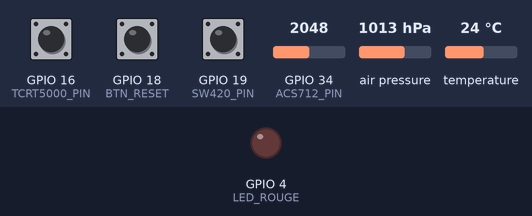
A sketch run on a simulated ESP32. Shown: output pins drawn as LEDs (lit = HIGH). The test bench sets the inputs (shaded band); at power-on: temperature 24 °C, GPIO 16 (TCRT5000_PIN) HIGH, GPIO 18 (BTN_RESET) HIGH, GPIO 19 (SW420_PIN) HIGH, GPIO 34 (ACS712_PIN) = 2048, air pressure 1013 hPa. WiFi joins after 1.5 s; servers stay silent unless stated; no MQTT or app messages arrive unless stated; what the sketch prints to the serial monitor is not drawn.

Above: at 4.2 s.
4.3 s: temperature set to 29.5 °C
7.1 s: temperature set to 30.6 °C
At 9.3 s:
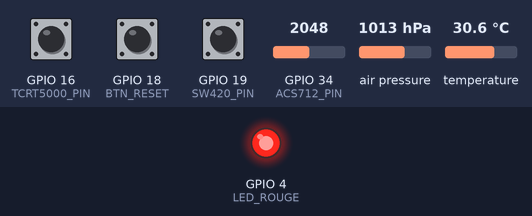
Timing chart, 0 to 10.8 s (numbered marks = the images above; inputs shaded):
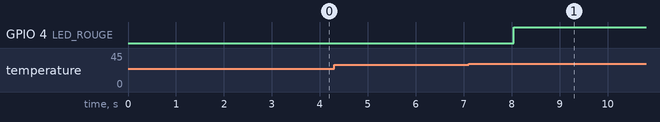

Measured:
- the behaviour switches between 30 and 30.1 °C on temperature (found by bisection; images 0 and 1)
- after the input at 4.3 s, every drawn part: stays the same
- after the input at 7.1 s, GPIO 4 (LED_ROUGE): LOW → HIGH after 0.95 s

The sketch:

memoire.ino
```cpp
#include <OneWire.h>
#include <DallasTemperature.h>
#include <WiFi.h>
#include <PubSubClient.h>
#include <Wire.h>
#include <Adafruit_BMP280.h>

// ==================== WiFi ====================
const char* ssid     = "TOPNET_74A0";
const char* password = "tr68m7z8n4";

// ==================== MQTT ====================
const char* mqtt_server = "broker.hivemq.com";
const int   mqtt_port   = 1883;
WiFiClient   espClient;
PubSubClient client(espClient);

// ==================== Brochages ====================
#define ONE_WIRE_BUS   5
#define LED_ROUGE      4
#define SW420_PIN     19
#define ACS712_PIN    34
#define TCRT5000_PIN  16
#define BTN_RESET     18

// ==================== Seuils modifiables ====================
float TEMP_MAX       = 30.0;
float CURRENT_MAX    = 7.8;    // Courant nominal de la machine (7.8A)
float PRESSION_MIN   = 950.0;
float PRESSION_MAX   = 1050.0;
float temp = 0;

unsigned long lastTempRead = 0;

const unsigned long TEMP_INTERVAL = 2000;
// ==================== Anti‑rebond comptage ====================
const unsigned long DEBOUNCE_PIECE = 200;

// ==================== Moyenne glissante courant ====================
const int NB_ECHANTILLONS = 10;
float historiqueCourant[NB_ECHANTILLONS];
int indexCourant = 0;

// ==================== Anti‑rebond vibration ====================
unsigned long lastVibrationTime = 0;
const unsigned long DEBOUNCE_VIBRATION = 50;

OneWire oneWire(ONE_WIRE_BUS);
DallasTemperature sensors(&oneWire);
Adafruit_BMP280 bmp;

float mVperAmp    = 185.0;
float offsetCourant = 0.0;

int compteurPieces = 0;
unsigned long lastDetection = 0;

// ==================== MQTT callback ====================
void callback(char* topic, byte* payload, unsigned int length) {
  String msg = "";
  for (unsigned int i = 0; i < length; i++) msg += (char)payload[i];

  if (String(topic) == "nadine/machine/reset") {
    compteurPieces = 0;
    Serial.println("🔁 Reset compteur via MQTT");
    client.publish("nadine/machine/pieces", "0");
  }

  if (String(topic) == "nadine/machine/set_temp_max") {
    TEMP_MAX = msg.toFloat();
    Serial.print("Nouveau TEMP_MAX : "); Serial.println(TEMP_MAX);
  }
  if (String(topic) == "nadine/machine/set_current_max") {
    CURRENT_MAX = msg.toFloat();
    Serial.print("Nouveau CURRENT_MAX : "); Serial.println(CURRENT_MAX);
  }
  if (String(topic) == "nadine/machine/set_pression_min") {
    PRESSION_MIN = msg.toFloat();
    Serial.print("Nouveau PRESSION_MIN : "); Serial.println(PRESSION_MIN);
  }
  if (String(topic) == "nadine/machine/set_pression_max") {
    PRESSION_MAX = msg.toFloat();
    Serial.print("Nouveau PRESSION_MAX : "); Serial.println(PRESSION_MAX);
  }
}

// ==================== Connexion MQTT ====================
void reconnect() {
  while (!client.connected()) {
    if (client.connect("ESP32_DERAY")) {
      Serial.println("MQTT connecté");
      client.subscribe("nadine/machine/reset");
      client.subscribe("nadine/machine/set_temp_max");
      client.subscribe("nadine/machine/set_current_max");
      client.subscribe("nadine/machine/set_pression_min");
      client.subscribe("nadine/machine/set_pression_max");
    } else {
      Serial.print(".");
      delay(2000);
    }
  }
}

// ==================== Setup ====================
void setup() {
  Serial.begin(115200);
  pinMode(LED_ROUGE, OUTPUT);
  pinMode(SW420_PIN, INPUT_PULLUP);
  pinMode(TCRT5000_PIN, INPUT);
  pinMode(BTN_RESET, INPUT_PULLUP);
  sensors.begin();

Serial.print("DS18B20 détectés : ");
Serial.println(sensors.getDeviceCount());

sensors.setWaitForConversion(false);
  // --- BMP280 I2C ---
  Wire.begin(21, 22);
  if (bmp.begin(0x76)) {
    Serial.println("BMP280 OK à 0x76");
    bmp.setSampling(Adafruit_BMP280::MODE_NORMAL,
                    Adafruit_BMP280::SAMPLING_X2,
                    Adafruit_BMP280::SAMPLING_X16,
                    Adafruit_BMP280::FILTER_X16,
                    Adafruit_BMP280::STANDBY_MS_500);
  } else {
    Serial.println("BMP280 non détecté !");
  }

  // WiFi
  WiFi.begin(ssid, password);
  while (WiFi.status() != WL_CONNECTED) {
    delay(500);
    Serial.print(".");
  }
  Serial.println("\nWiFi connecté");

  client.setServer(mqtt_server, mqtt_port);
  client.setCallback(callback);

  // Calibration courant
  Serial.println("Calibration du capteur de courant...");
  delay(1000);
  long somme = 0;
  for (int i = 0; i < 100; i++) {
    somme += analogRead(ACS712_PIN);
    delay(5);
  }
  float moyenne = somme / 100.0;
  float tensionZero = (moyenne / 4095.0) * 3300.0;
  offsetCourant = tensionZero / mVperAmp;
  Serial.print("Offset courant : "); Serial.println(offsetCourant, 3);
}

// ==================== Lecture courant ====================
float lireCourant() {
  int raw = analogRead(ACS712_PIN);
  float tension = (raw / 4095.0) * 3300.0;
  float courant = (tension / mVperAmp) - offsetCourant;
  if (courant < 0) courant = 0;
  return courant;
}

float lireCourantLisse() {
  historiqueCourant[indexCourant] = lireCourant();
  indexCourant = (indexCourant + 1) % NB_ECHANTILLONS;
  float somme = 0;
  for (int i = 0; i < NB_ECHANTILLONS; i++) somme += historiqueCourant[i];
  return somme / NB_ECHANTILLONS;
}

// ==================== Loop ====================
void loop() {
  if (!client.connected()) reconnect();
  client.loop();

 if (millis() - lastTempRead >= TEMP_INTERVAL) {

  lastTempRead = millis();

  sensors.requestTemperatures();

  delay(750);

  float nouvelleTemp = sensors.getTempCByIndex(0);

  if (nouvelleTemp != DEVICE_DISCONNECTED_C) {

    temp = nouvelleTemp;

  } else {

    Serial.println("❌ Erreur DS18B20");
  }
}

  bool vibrationRaw = (digitalRead(SW420_PIN) == LOW);
  bool vibration = false;
  if (vibrationRaw && (millis() - lastVibrationTime > DEBOUNCE_VIBRATION)) {
    vibration = true;
    lastVibrationTime = millis();
  }

  float courant = lireCourantLisse();
  float pression = bmp.readPressure() / 100.0;
  unsigned long now = millis();

  // Comptage TCRT5000
  int etatTCRT = digitalRead(TCRT5000_PIN);
  static int lastEtatTCRT = HIGH;
  if (etatTCRT == LOW && lastEtatTCRT == HIGH && (now - lastDetection) > DEBOUNCE_PIECE) {
    compteurPieces++;
    lastDetection = now;
    Serial.print("Pièce comptée : "); Serial.println(compteurPieces);
    client.publish("nadine/machine/pieces", String(compteurPieces).c_str());
  }
  lastEtatTCRT = etatTCRT;

  // Bouton reset local
  static unsigned long lastReset = 0;
  if (digitalRead(BTN_RESET) == LOW && (now - lastReset > 500)) {
    compteurPieces = 0;
    lastReset = now;
    Serial.println("🔁 Compteur réinitialisé (bouton local)");
    client.publish("nadine/machine/pieces", "0");
  }

  // Détection anomalie
  bool anomalie = (temp > TEMP_MAX) || vibration || (courant > CURRENT_MAX) ||
                  (pression < PRESSION_MIN) || (pression > PRESSION_MAX);

  // LED rouge : allumée en anomalie, éteinte sinon
  digitalWrite(LED_ROUGE, anomalie ? HIGH : LOW);

  // Construction de la raison (pour MQTT)
  String raison = "";
  if (anomalie) {
    if (temp > TEMP_MAX)           raison += "SURCHAUFFE ";
    if (courant > CURRENT_MAX)     raison += "SURINTENSITÉ ";
    if (vibration)                 raison += "VIBRATION ";
    if (pression < PRESSION_MIN || pression > PRESSION_MAX) raison += "PRESSION ";
  }

  // Publication MQTT
  static unsigned long lastPub = 0;
  if (now - lastPub >= 2000) {
    lastPub = now;
    client.publish("nadine/machine/temp",      String(temp, 1).c_str());
    client.publish("nadine/machine/courant",   String(courant, 3).c_str());
    client.publish("nadine/machine/vibration", vibration ? "0" : "1");
    client.publish("nadine/machine/pieces",    String(compteurPieces).c_str());
    client.publish("nadine/machine/pression",  String(pression, 1).c_str());
    client.publish("nadine/machine/alert",     anomalie ? "NORMAL" : "ALERTE");
    if (raison.length() > 0)
      client.publish("nadine/machine/raison",  raison.c_str());
  }

  // Variation pression
  static float dernierePression = 1013.0;
  float variation = pression - dernierePression;
  if (abs(variation) > 5.0) {
    Serial.print("⚠️ Variation pression : ");
    Serial.println(variation);
  }
  dernierePression = pression;

  // ==================== AFFICHAGE SÉRIE PROPRE ====================
  static unsigned long lastPrint = 0;
  if (now - lastPrint >= 1000) {
    lastPrint = now;
    if (temp == -127.00) {
      Serial.println("❌ Erreur DS18B20");
    } else {
      Serial.printf("🌡️ Temp: %.1f°C | ⚡ Courant: %.2fA | 💨 Pression: %.1f hPa | 📳 Vibration: %s | 🔢 Pièces: %d | 🚨 Anomalie: %s\n",
        temp, courant, pression,
        vibration ? "Aucune" : "Détectée",
        compteurPieces,
        anomalie ? "NON" : "OUI");
    }
  }

  delay(100);
}
```
